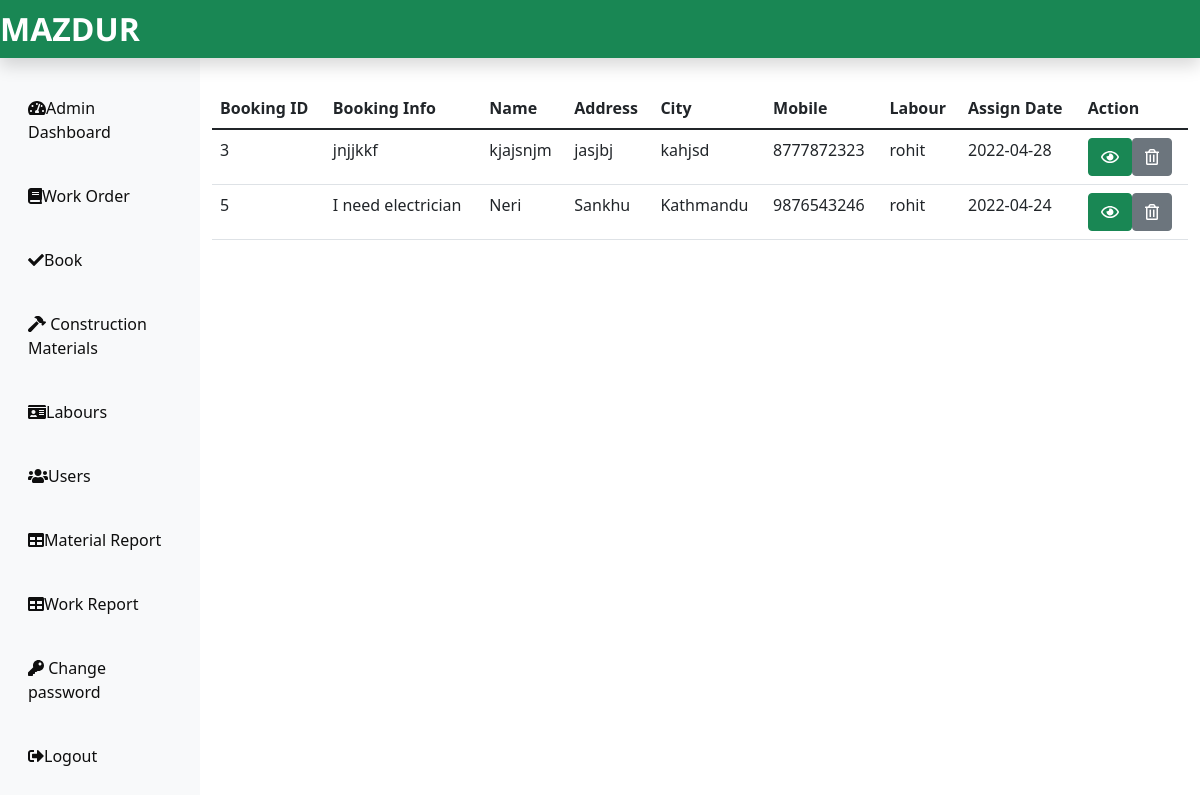
Page /Admin/work.php (signed in) on the committed database.
### tables this page shows
CREATE TABLE `workassign_tb` (
  `bno` int(11) NOT NULL,
  `booking_id` int(11) NOT NULL,
  `booking_info` text NOT NULL,
  `booking_desc` text NOT NULL,
  `user_name` varchar(60) NOT NULL,
  `user_add1` text NOT NULL,
  `user_add2` text NOT NULL,
  `user_city` varchar(60) NOT NULL,
  `user_state` varchar(60) NOT NULL,
  `user_zip` int(11) NOT NULL,
  `user_email` varchar(60) NOT NULL,
  `user_mobile` bigint(20) NOT NULL,
  `assign_labour` varchar(60) NOT NULL,
  `assign_date` date NOT NULL
);

### Admin/work.php (the view, shortened to what this page needs)
<?php
include('includes/header.php');
include('../dbConnection.php');
?>
<div class="col-sm-9 col-md-10 mt-5">
<?php
$sql = "SELECT * FROM workassign_tb";
$result = $conn->query($sql);
if($result->num_rows > 0) {
    echo '<table class="table">';
    echo '<thead';
    echo '<tr>';
    echo '<th scope="col">Booking ID</th>';
    echo '<th scope="col">Booking Info</th>';
    echo '<th scope="col">Name</th>';
    echo '<th scope="col">Address</th>';
    echo '<th scope="col">City</th>';
    echo '<th scope="col">Mobile</th>';
    echo '<th scope="col">Labour</th>';
    echo '<th scope="col">Assign Date</th>';
    echo '<th scope="col">Action</th>';
    echo '<tbody>';
    while ($row = $result->fetch_assoc()){
        echo '<tr>';
        echo '<td>'.$row['booking_id'].'</td>';
        echo '<td>'.$row['booking_info'].'</td>';
        echo '<td>'.$row['user_name'].'</td>';
        echo '<td>'.$row['user_add2'].'</td>';
        echo '<td>'.$row['user_city'].'</td>';
        echo '<td>'.$row['user_mobile'].'</td>';
        echo '<td>'.$row['assign_labour'].'</td>';
        echo '<td>'.$row['assign_date'].'</td>';
        echo '<td>';
        echo '<form action="viewworkassign.php" method="POST" class="d-inline mr-2">';
        echo '<input type="hidden" name="id" value='.$row['booking_id'].'><button class="btn btn-success" name="view" value="View" type="submit"><i class="far fa-eye"></i></button>';
        echo '</form>';
        echo '<form action="" method="POST" class="d-inline">';
        echo '<input type="hidden" name="id" value='.$row['booking_id'].'><button class="btn btn-secondary" name="Remove" value="Remove" type="submit"><i class="far fa-trash-alt"></i></button>';
        echo '</form>';
        echo '</td>';
        echo '</tr>';
    }
    echo '</table>';
}else{
    echo '0 Result';
}
?>
</div>
<?php include('includes/footer.php') ?>

### rows in the picture
workassign_tb: booking "3", booking_info "jnjjkkf", user_name "kjajsnjm", user_add2 "jasjbj", user_city "kahjsd", user_mobile "8777872323", assign_labour "rohit", assign_date "2022-04-28"
workassign_tb: booking "5", booking_info "I need electrician", user_name "Neri", user_add2 "Sankhu", user_city "Kathmandu", user_mobile "9876543246", assign_labour "rohit", assign_date "2022-04-24"
